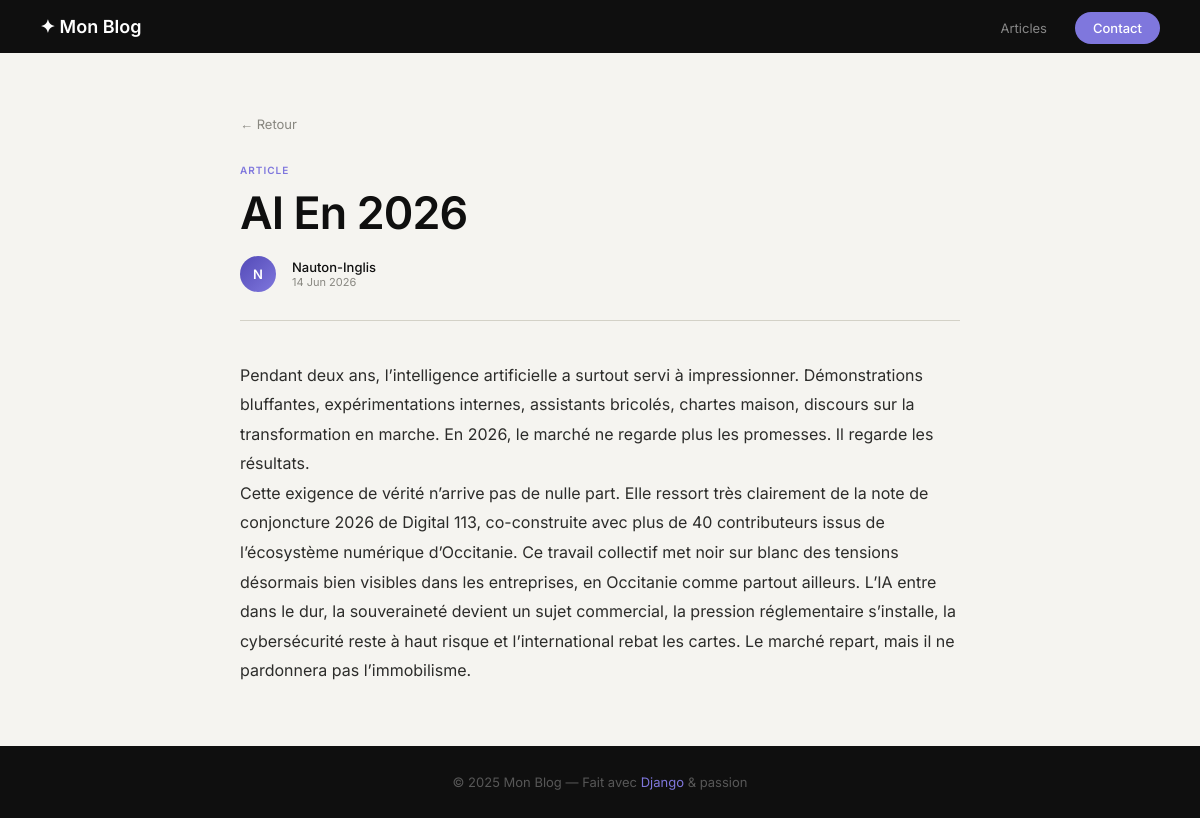
The app's page /article/1/ with its own data.
### monblog_app/models.py (models this page shows, shortened)
class Article(models.Model):
    titre = models.CharField(max_length=200)
    contenu = models.TextField()
    date_creation = models.DateTimeField(auto_now_add=True)
    auteur = models.CharField(max_length=100)

### monblog_app/views.py (the view)
# urls.py: path('article/<int:pk>/', views.detail_article, name='detail'),
def detail_article(request, pk):
    article = get_object_or_404(Article, pk=pk)
    return render(request, 'detail.html', {'article': article})

### monblog_app/templates/detail.html (shortened to what this page needs)
{% extends 'base.html' %}
{% block contenu %}
<div style="max-width: 720px; margin: 0 auto;">
    <a href="{% url 'liste' %}" style="display: inline-flex; align-items: center; gap: 6px; color: #888780; text-decoration: none; font-size: 13px; margin-bottom: 32px;">← Retour</a>
    <div style="font-size: 10px; font-weight: 600; letter-spacing: 0.1em; text-transform: uppercase; color: #7F77DD; margin-bottom: 12px;">Article</div>
    <h1 style="font-size: clamp(1.8rem, 4vw, 2.8rem); font-weight: 600; line-height: 1.15; letter-spacing: -0.02em; margin-bottom: 16px;">{{ article.titre }}</h1>
    <div style="display: flex; gap: 16px; align-items: center; margin-bottom: 40px; padding-bottom: 28px; border-bottom: 0.5px solid #D3D1C7;">
        <div style="width: 36px; height: 36px; border-radius: 50%; background: linear-gradient(135deg, #534AB7, #7F77DD); display: flex; align-items: center; justify-content: center; color: white; font-size: 13px; font-weight: 600;">{{ article.auteur|first|upper }}</div>
        <div>
            <div style="font-size: 13px; font-weight: 500;">{{ article.auteur }}</div>
            <div style="font-size: 11px; color: #888780;">{{ article.date_creation|date:"d M Y" }}</div>
        </div>
    </div>
    <div style="font-size: 16px; line-height: 1.85; color: #2C2C2A;">
        {{ article.contenu|linebreaks }}
    </div>
</div>
{% endblock %}

### monblog_app/templates/base.html (shortened to what this page needs)
<!DOCTYPE html>
<html lang="fr">
<head>
</head>
<body>
<nav>
    <a href="/" class="nav-brand">✦ Mon Blog</a>
    <ul class="nav-links">
        <li><a href="/">Articles</a></li>
        <li><a href="{% url 'contact' %}" class="nav-cta">Contact</a></li>
    </ul>
</nav>
<div class="main">
    {% block contenu %}{% endblock %}
</div>
<footer>
    <p>© 2025 Mon Blog — Fait avec <span>Django</span> & passion</p>
</footer>
</body>
</html>

### monblog_app/templates/base.html (style rules this page uses)
*, *::before, *::after { box-sizing: border-box; margin: 0; padding: 0; }
:root { --ink: #0f0f0f; --purple: #7F77DD; --purple-dark: #534AB7; --coral: #D85A30; --paper: #f5f4f0; --muted: #888780; --border: #D3D1C7; }
body { font-family: 'Inter', sans-serif; background: var(--paper); color: var(--ink); }
nav { background: var(--ink); padding: 16px 40px; display: flex; justify-content: space-between; align-items: center; position: sticky; top: 0; z-index: 100; }
.nav-brand { color: white; font-size: 18px; font-weight: 600; text-decoration: none; }
.nav-links { display: flex; gap: 28px; align-items: center; list-style: none; }
.nav-links a { color: rgba(255,255,255,0.5); text-decoration: none; font-size: 13px; transition: color 0.2s; }
.nav-cta { background: var(--purple); color: white !important; padding: 8px 18px; border-radius: 100px; font-weight: 500; }
.main { max-width: 1100px; margin: 0 auto; padding: 60px 40px; }
footer { background: var(--ink); color: rgba(255,255,255,0.3); text-align: center; padding: 28px; font-size: 13px; }
footer span { color: var(--purple); }

### records on screen
Article: titre "AI En 2026", auteur|first "N", auteur "Nauton-Inglis", date_creation "14 Jun 2026", contenu "Pendant deux ans, l’intelligence artificielle a surtout servi à impressionner. Démonstrations bluffantes, expérimentations internes, assistants bricolés, chartes maison, discours sur la transformation en marche. En 2026, le marché ne regarde plus les promesses. Il regarde les résultats. Cette exigence de vérité n’arrive pas de nulle part. Elle ressort très clairement de la note de conjoncture 2026 de Digital 113, co-construite avec plus de 40 contributeurs issus de l’écosystème numérique d’Occitanie. Ce travail collectif met noir sur blanc des tensions désormais bien visibles dans les entreprises, en Occitanie comme partout ailleurs. L’IA entre dans le dur, la souveraineté devient un sujet…"
